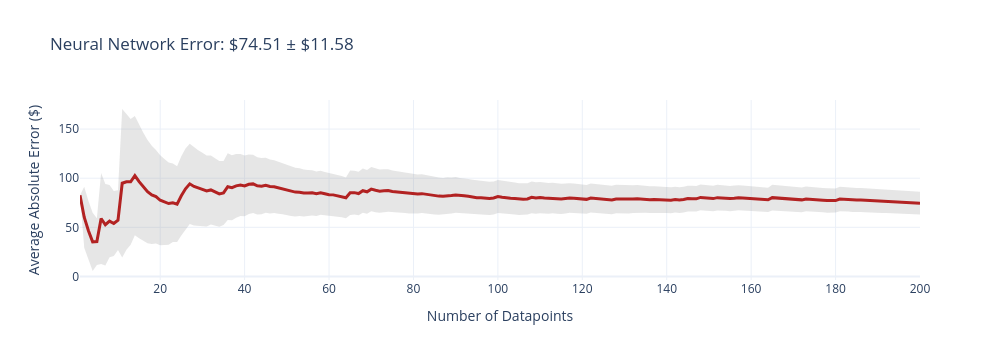
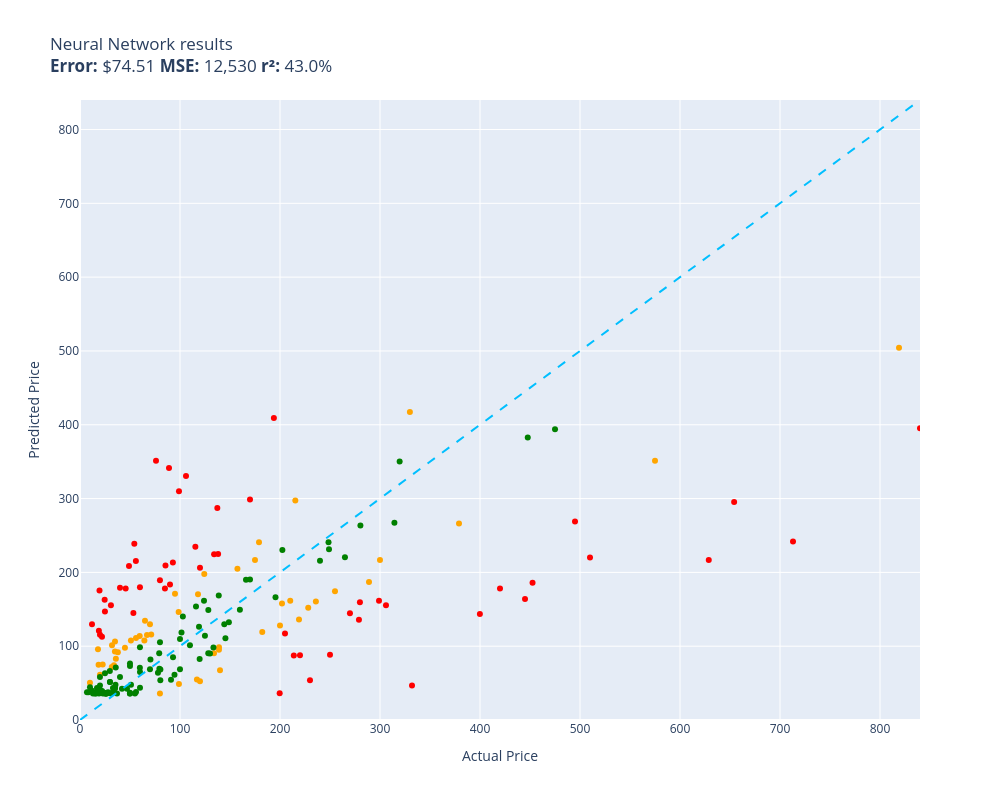

Notebook cell for these charts, in order:
### Code cell
evaluate(neural_network, test)

### Figure 1 — Plotly figure (JSON) as saved in the notebook; plotly's stock layout.template omitted (floating-point values rounded to 4 significant figures; data arrays with more than 128 entries replaced by an {"elided": "..."} marker saying what was removed)
{"data": [{"fill": "toself", "fillcolor": "rgba(128,128,128,0.2)", "hoverinfo": "skip", "line": {"color": "rgba(255,255,255,0)"}, "name": "95% CI", "showlegend": false, "type": "scatter", "x": {"elided": "400 int values"}, "y": {"elided": "400 float values"}}, {"customdata": {"elided": "200x1 float values"}, "hovertemplate": "n=%{x}<br>Avg Error=$%{y:,.2f}<br>±95% CI=$%{customdata[0]:,.2f}<extra></extra>", "line": {"color": "firebrick", "width": 3}, "mode": "lines", "name": "Cumulative Avg Error", "type": "scatter", "x": {"elided": "200 int values"}, "y": {"elided": "200 float values"}}], "layout": {"height": 360, "showlegend": false, "title": {"text": "Neural Network Error: $74.51 ± $11.58"}, "width": 1000, "xaxis": {"title": {"text": "Number of Datapoints"}}, "yaxis": {"title": {"text": "Average Absolute Error ($)"}}}}

### Figure 2 — Plotly figure (JSON) as saved in the notebook; plotly's stock layout.template omitted (floating-point values rounded to 4 significant figures)
{"data": [{"customdata": [["Old Blood Noise Excess V2 Distortion Cho...\nGuess=$136.28 Actual=$219.00"], ["ACDelco GM Original Equipment FW339 Fron...\nGuess=$297.32 Actual=$215.33"], ["Pump Head TBVECHI 175PSI 4KW 5.5HP 21CFM...\nGuess=$417.25 Actual=$329.90"], ["Metabo HPT 36V MultiVolt™ Cordless Rotar...\nGuess=$266.29 Actual=$379.00"], ["APS iBoard 6-inch Aluminum (Black Powder...\nGuess=$161.52 Actual=$210.23"], ["Intermatic PX300 12V 300W Transformer wi...\nGuess=$90.30 Actual=$134.00"], ["SKB iSeries 3i-13096-6KP Case for BlackM...\nGuess=$216.69 Actual=$174.99"], ["Aolemi Oil Rubbed Bronze Single Function...\nGuess=$146.45 Actual=$98.65"], ["Clementoni 39132.5 Jigsaw Puzzle 1,000 P...\nGuess=$35.87 Actual=$79.95"], ["10GBase-LR SFP+ Transceiver, Handar 10GB...\nGuess=$61.14 Actual=$19.99"], ["Canon EOS Rebel T7 Digital SLR Camera wi...\nGuess=$504.34 Actual=$819.00"], ["Evergreen HSHB2005 Cylinder Head Gasket ...\nGuess=$113.79 Actual=$59.69"], ["Southwire 120V/15A Right Angle User Atta...\nGuess=$91.83 Actual=$37.87"], ["Tidal Front + Rear Fender Flares 4PC Poc...\nGuess=$174.50 Actual=$254.99"], ["152MM Hole Saws M42 Bi-Metal High Speed ...\nGuess=$95.72 Actual=$17.99"], ["Baseball Backpacks Large 18 Inch Bookbag...\nGuess=$71.78 Actual=$31.77"], ["AUTOFREE LED Tail Lights Assembly Compat...\nGuess=$158.00 Actual=$201.99"], ["Sumerain S1339CM Double Handle Widesprea...\nGuess=$160.66 Actual=$235.86"], ["Beck/Arnley 0421945 Air Filter\nGuess=$82.85 Actual=$35.87"], ["Dell Optiplex 390 Desktop Computer i3 3....\nGuess=$197.76 Actual=$124.27"], ["IQShield Screen Protector Compatible wit...\nGuess=$50.46 Actual=$9.95"], ["Neporal Full Spectrum Light Bulb, 6000K ...\nGuess=$75.02 Actual=$18.59"], ["Pidoko Kids Train Table, Grey with 90 Pc...\nGuess=$52.37 Actual=$119.97"], ["Marvel Legends Series X-Men 6-Inch Archa...\nGuess=$48.79 Actual=$98.95"], ["ANZO USA 111207 GMC SIERRA 99-06 / YUKON...\nGuess=$119.33 Actual=$182.28"], ["Trim Kit for 2-handle Shower & Tub Valve...\nGuess=$171.03 Actual=$94.99"], ["Pioneer 2AM401-BN Two Handle Kitchen Fau...\nGuess=$151.97 Actual=$228.22"], ["LSSAGOON Backpack for Women Teen Kids Gi...\nGuess=$74.18 Actual=$33.99"], ["Grey Pneumatic 1311SD Impact Socket Set\nGuess=$204.94 Actual=$157.43"], ["Walker Exhaust Ultra EPA 16478 Direct Fi...\nGuess=$351.39 Actual=$574.99"], ["4pc Wheel Spacers Adapters 4\" (2inch Per...\nGuess=$54.77 Actual=$116.95"], ["Urth 62mm UV, Circular Polarizing (CPL),...\nGuess=$98.71 Actual=$139.00"], ["LSI Broadcom SAS 9300-8i 8-port 12Gb/s S...\nGuess=$170.26 Actual=$118.00"], ["Linkloos Solar Street Lights Outdoor Wat...\nGuess=$111.17 Actual=$55.99"], ["Universal Power Group 12V 100Ah Sealed L...\nGuess=$128.13 Actual=$199.99"], ["18 Inch White Undermount Kitchen Sink - ...\nGuess=$240.84 Actual=$179.00"], ["New Replacement seat cover fits Yamaha M...\nGuess=$95.15 Actual=$138.95"], ["Amana Tool - SC587 Carbide Tipped 3-Wing...\nGuess=$115.90 Actual=$71.23"], ["UPR Mach 1 Chin Spoiler Fits 94-98 Musta...\nGuess=$134.54 Actual=$64.99"], ["Skullcandy Hesh Evo Bluetooth Headphones...\nGuess=$129.68 Actual=$69.99"], ["LCD Screen for Dell Inspiron 17R 17.3\" H...\nGuess=$107.84 Actual=$64.37"], ["CTLAMP XL-2100 Professional Quality XL-2...\nGuess=$101.14 Actual=$32.00"], ["200 ' feet True 14 Gauge AWG CCA Speaker...\nGuess=$97.81 Actual=$44.95"], ["StonKraft Brass Chess Board Game Set wit...\nGuess=$67.42 Actual=$140.00"], ["Audio Techinca ATW-T1002 System 10 Handh...\nGuess=$186.81 Actual=$289.00"], ["Star Wars Die-Cast Metal TITANIUM Series...\nGuess=$75.21 Actual=$22.70"], ["HP Laserjet 2100 Laser Printer W/Test Pr...\nGuess=$216.89 Actual=$299.98"], ["KZ ZS10 Pro in Ear Monitor Headphone KZ ...\nGuess=$115.06 Actual=$66.99"], ["Jada Toys Ryan's World Combo Panda Airli...\nGuess=$92.66 Actual=$34.94"], ["Pyle 2x120 Watt Home Audio Speaker Power...\nGuess=$107.56 Actual=$50.92"], ["STICKGOO Peel and Stick Backsplash for K...\nGuess=$106.28 Actual=$34.99"]], "hovertemplate": "%{customdata[0]}<extra></extra>", "legendgroup": "orange", "marker": {"color": "orange", "size": 6, "symbol": "circle"}, "mode": "markers", "name": "orange", "orientation": "v", "showlegend": true, "type": "scatter", "x": [219.0, 215.3, 329.9, 379.0, 210.2, 134.0, 175.0, 98.65, 79.95, 19.99, 819.0, 59.69, 37.87, 255.0, 17.99, 31.77, 202.0, 235.9, 35.87, 124.3, 9.95, 18.59, 120.0, 98.95, 182.3, 94.99, 228.2, 33.99, 157.4, 575.0, 117.0, 139.0, 118.0, 55.99, 200.0, 179.0, 138.9, 71.23, 64.99, 69.99, 64.37, 32.0, 44.95, 140.0, 289.0, 22.7, 300.0, 66.99, 34.94, 50.92, 34.99], "xaxis": "x", "y": [136.3, 297.3, 417.2, 266.3, 161.5, 90.3, 216.7, 146.5, 35.87, 61.14, 504.3, 113.8, 91.83, 174.5, 95.72, 71.78, 158.0, 160.7, 82.85, 197.8, 50.46, 75.02, 52.37, 48.79, 119.3, 171.0, 152.0, 74.18, 204.9, 351.4, 54.77, 98.71, 170.3, 111.2, 128.1, 240.8, 95.15, 115.9, 134.5, 129.7, 107.8, 101.1, 97.81, 67.42, 186.8, 75.21, 216.9, 115.1, 92.66, 107.6, 106.3], "yaxis": "y"}, {"customdata": [["telpo Headlight Assembly Fit For 15 Camr...\nGuess=$153.81 Actual=$115.99"], ["NewPower99 Battery Kit for Samsung Galax...\nGuess=$35.80 Actual=$54.95"], ["EXMAX NG-10X Fresnel Lens Focusing Adapt...\nGuess=$68.68 Actual=$69.98"], ["Stand for Raven Pro Document Scanner - P...\nGuess=$66.51 Actual=$29.85"], ["SuppliesOutlet Compatible Toner Cartridg...\nGuess=$129.84 Actual=$144.29"], ["8544771 Dryer Heating Element, 279816 Th...\nGuess=$70.97 Actual=$35.74"], ["Panasonic KX-TG6511B DECT 6.0 PLUS Expan...\nGuess=$90.39 Actual=$79.20"], ["LOVE MEI Galaxy S10 Lite Case, Military ...\nGuess=$43.37 Actual=$32.98"], ["GJY Portable TV,10.6 inch Mini TV for AT...\nGuess=$69.50 Actual=$79.36"], ["LD Products Compatible Toner Cartridge R...\nGuess=$76.54 Actual=$49.98"], ["PEMP E65 E66 CDC Simulate Optical Fiber ...\nGuess=$126.38 Actual=$119.00"], ["CORSAIR Dominator Platinum RGB 32GB (2x1...\nGuess=$161.68 Actual=$124.00"], ["June Garden 12\" Sweet Dolly Charlotte - ...\nGuess=$40.54 Actual=$19.99"], ["GanFindX Portable Car Hand Controls for ...\nGuess=$149.54 Actual=$159.90"], ["KOMPUTERBAY 4GB 2X 2GB DDR2 1066MHz PC2-...\nGuess=$53.82 Actual=$80.34"], ["Mylites+ Standard Comic Book Mylar Sleev...\nGuess=$42.99 Actual=$34.99"], ["DALDED LED Light Kit for Lego Sonic Gree...\nGuess=$63.49 Actual=$24.99"], ["Wenger City Upgrade Laptop Backpack with...\nGuess=$110.75 Actual=$145.42"], ["Adams Check Payment and Deposit Register...\nGuess=$47.83 Actual=$35.49"], ["3D Tree Hole Branches 075 Stair Risers D...\nGuess=$90.16 Actual=$129.99"], ["KOHLER 18865-CP Filtered Water Faucet, P...\nGuess=$394.02 Actual=$475.00"], ["Fjallraven, Kanken Laptop 15\" Backpack f...\nGuess=$82.51 Actual=$119.65"], ["Retevis RT68 Soft Earhook Walkie Talkie ...\nGuess=$37.59 Actual=$6.99"], ["Evan-Fischer Front Bumper Cover Compatib...\nGuess=$230.19 Actual=$202.38"], ["Laisomeke Waterproof Junction Box, Unive...\nGuess=$39.77 Actual=$11.99"], ["Webcem Solar Shed Light Outdoor Indoor, ...\nGuess=$64.08 Actual=$77.96"], ["Festool 492370 Platin 2 S1000 Grit 6-Inc...\nGuess=$54.68 Actual=$91.00"], ["Western Digital Enterprise RE4-GP 2TB SA...\nGuess=$101.37 Actual=$109.95"], ["VLAND LED Smoked Taillights Compatible F...\nGuess=$215.75 Actual=$239.99"], ["PM Auto Front Right Quick Complete Strut...\nGuess=$114.22 Actual=$124.94"], ["Tablet PC Cover Compatible with Lenovo T...\nGuess=$35.80 Actual=$31.61"], ["Miyaya@ Funny Animal Masks Collection fo...\nGuess=$43.19 Actual=$16.99"], ["Ultra Duster Canned Air Net 10 Oz 6-Pack\nGuess=$35.80 Actual=$49.90"], ["Liberty Imports 12 Pack: US Military Toy...\nGuess=$38.03 Actual=$16.98"], ["Ceramic Talavera Mexican Tile 4x4\", 9 Pi...\nGuess=$51.41 Actual=$29.95"], ["Intrepid International Dressage Letters-...\nGuess=$36.68 Actual=$26.99"], ["LEGO Marvel Avengers War Machine Buster ...\nGuess=$98.66 Actual=$59.95"], ["KUNN Small Electrician Tool Pouch Utilit...\nGuess=$39.37 Actual=$21.99"], ["iPhone 12/12 Pro Nicaragua Guardabarranc...\nGuess=$46.89 Actual=$19.97"], ["Replacement Remote Control for PANASONIC...\nGuess=$43.46 Actual=$34.95"], ["KS K-STORM Replacement Silicone Mushroom...\nGuess=$37.72 Actual=$8.50"], ["4LT LUMINETTE Vanity Opal GLS BSN\nGuess=$109.59 Actual=$99.99"], ["GE RPWF SmartWater Comparable Refrigerat...\nGuess=$35.94 Actual=$36.99"], ["MGP Caliper Covers 39011SACURD Red Powde...\nGuess=$231.31 Actual=$249.00"], ["NewFantasia Replacement Audio Cable with...\nGuess=$35.80 Actual=$31.00"], ["MONOCARBON Forged Carbon Fiber Case for ...\nGuess=$43.80 Actual=$59.99"], ["AC Compressor & A/C Kit For BMW 335i 335...\nGuess=$267.26 Actual=$314.41"], ["DuraGo 29515020 Front Hub Assembly\nGuess=$149.13 Actual=$128.34"], ["MXR Carbon Copy Deluxe Analog Delay Guit...\nGuess=$166.33 Actual=$195.50"], ["Chalkboard Name Badges with Magnetic Bac...\nGuess=$58.29 Actual=$19.95"], ["GENUINE VOLVO THERMOSTAT (3.0, 3.2) S60 ...\nGuess=$140.33 Actual=$102.85"], ["USB Charger, CIVIE High Speed 60W Multip...\nGuess=$35.80 Actual=$15.99"], ["Pyle Wireless Rear View Backup Camera - ...\nGuess=$81.94 Actual=$70.45"], ["Cardone 84-58642 New HEI Electronic Dist...\nGuess=$190.00 Actual=$165.99"], ["Hp Pavilion P7-1257c Motherboard Aahd3-h...\nGuess=$70.85 Actual=$59.86"], ["Kastar Battery Pack Replacement for Sony...\nGuess=$37.15 Actual=$19.99"], ["AZX Stylus Pencil for Apple iPad Pro 202...\nGuess=$51.57 Actual=$29.99"], ["Raspberry Pi 3 Model B+ Aluminum Case Me...\nGuess=$36.06 Actual=$14.99"], ["ROHL WSGUM3018WH Wire Sink Grids, White\nGuess=$90.47 Actual=$128.28"], ["Diversitech UC2436-3 Ultralite Condenser...\nGuess=$68.55 Actual=$80.39"], ["APS iBoard (304 Stainless Steel Polished...\nGuess=$220.59 Actual=$264.95"], ["200 Couples Conversation Cards - Enjoy B...\nGuess=$37.91 Actual=$32.97"], ["The Puppet Company - Carpet-Unicorn, Whi...\nGuess=$35.80 Actual=$19.00"], ["KYX Racing Hardened Steel Center Drive S...\nGuess=$42.46 Actual=$46.99"], ["Baumgartens Sicurix Blank PVC ID Cards (...\nGuess=$41.17 Actual=$19.11"], ["OEM Samsung Remote Control Shipped with ...\nGuess=$37.88 Actual=$56.00"], ["Venom Power Terra Hunter R/T+ R/T All-Te...\nGuess=$350.22 Actual=$319.65"], ["Custom Engagement Logo Desk Embosser Sea...\nGuess=$36.94 Actual=$49.95"], ["520 Pieces Christmas Envelope Seal Stick...\nGuess=$35.80 Actual=$25.99"], ["LD Compatible Ink Cartridge Replacement ...\nGuess=$42.24 Actual=$41.99"], ["BestPricedDecals Wine A BIT, You'll Feel...\nGuess=$35.80 Actual=$12.98"], ["VATOS 4 Packs Bubble Machine Gun for Kid...\nGuess=$35.91 Actual=$22.88"], ["Steering Wheel, Carbon Fiber Automotive ...\nGuess=$382.87 Actual=$447.74"], ["BXYJY for Samsung Galaxy Z Fold 3 Case w...\nGuess=$35.93 Actual=$49.99"], ["VONADO Space Wars Colonial Viper MK1 Bui...\nGuess=$58.40 Actual=$39.99"], ["Replacement Remote Control fit for Sony ...\nGuess=$44.20 Actual=$9.99"], ["Disney Princess Sparkling Princess Sleep...\nGuess=$35.80 Actual=$24.95"], ["sabermaster TCG Playmat yugioh playmat T...\nGuess=$38.70 Actual=$21.99"], ["DuraGo BR5330 Front Vented Disc Brake Ro...\nGuess=$118.66 Actual=$101.51"], ["Vinyl Soft Top Roll-up Adjustable Truck ...\nGuess=$132.35 Actual=$148.88"], ["Glovion Music Stand Light, Clip On Piano...\nGuess=$37.75 Actual=$27.99"], ["Samsung DA97-07603B Freezer Ice Maker As...\nGuess=$85.04 Actual=$93.02"], ["Intex River Run Connect Lounge (Four)\nGuess=$61.40 Actual=$94.49"], ["Think Gizmos Build Your Own Robot Toys f...\nGuess=$36.53 Actual=$24.95"], ["PowerSport Front Rear Brakes and Rotors ...\nGuess=$240.76 Actual=$248.51"], ["Viola Bow 4/4 Full Size Carbon Fiber (Bl...\nGuess=$73.29 Actual=$49.99"], ["Targus CityGear Durable Backpack, Black,...\nGuess=$98.31 Actual=$133.43"], ["Fender Hendrix Voodoo Child Coiled Instr...\nGuess=$64.97 Actual=$59.99"], ["W11130208 W10695459 Refrigerator LED Mod...\nGuess=$35.80 Actual=$26.59"], ["Garmin 010-12402-10 GT15M-TM Transom-Mou...\nGuess=$168.54 Actual=$138.74"], ["Fitness Center Gym Room Weight Train Dua...\nGuess=$68.82 Actual=$99.99"], ["MonMount Triple Monitor Stand Freestandi...\nGuess=$105.42 Actual=$79.99"], ["Xiaomi Redmi 10 2022 NFC 4G LTE (128GB +...\nGuess=$190.27 Actual=$169.99"], ["For Volvo C70 S70 V70 V40 S40 AC Compres...\nGuess=$263.67 Actual=$280.41"], ["Refresh NSF-53 Premium Replacement Refri...\nGuess=$47.64 Actual=$50.99"], ["NICKSTON Red Sparkling Glitter Slim Band...\nGuess=$36.03 Actual=$25.99"]], "hovertemplate": "%{customdata[0]}<extra></extra>", "legendgroup": "green", "marker": {"color": "green", "size": 6, "symbol": "circle"}, "mode": "markers", "name": "green", "orientation": "v", "showlegend": true, "type": "scatter", "x": [116.0, 54.95, 69.98, 29.85, 144.3, 35.74, 79.2, 32.98, 79.36, 49.98, 119.0, 124.0, 19.99, 159.9, 80.34, 34.99, 24.99, 145.4, 35.49, 130.0, 475.0, 119.7, 6.99, 202.4, 11.99, 77.96, 91.0, 110.0, 240.0, 124.9, 31.61, 16.99, 49.9, 16.98, 29.95, 26.99, 59.95, 21.99, 19.97, 34.95, 8.5, 99.99, 36.99, 249.0, 31.0, 59.99, 314.4, 128.3, 195.5, 19.95, 102.8, 15.99, 70.45, 166.0, 59.86, 19.99, 29.99, 14.99, 128.3, 80.39, 264.9, 32.97, 19.0, 46.99, 19.11, 56.0, 319.6, 49.95, 25.99, 41.99, 12.98, 22.88, 447.7, 49.99, 39.99, 9.99, 24.95, 21.99, 101.5, 148.9, 27.99, 93.02, 94.49, 24.95, 248.5, 49.99, 133.4, 59.99, 26.59, 138.7, 99.99, 79.99, 170.0, 280.4, 50.99, 25.99], "xaxis": "x", "y": [153.8, 35.8, 68.68, 66.51, 129.8, 70.97, 90.39, 43.37, 69.5, 76.54, 126.4, 161.7, 40.54, 149.5, 53.82, 42.99, 63.49, 110.8, 47.83, 90.16, 394.0, 82.51, 37.59, 230.2, 39.77, 64.08, 54.68, 101.4, 215.7, 114.2, 35.8, 43.19, 35.8, 38.03, 51.41, 36.68, 98.66, 39.37, 46.89, 43.46, 37.72, 109.6, 35.94, 231.3, 35.8, 43.8, 267.3, 149.1, 166.3, 58.29, 140.3, 35.8, 81.94, 190.0, 70.85, 37.15, 51.57, 36.06, 90.47, 68.55, 220.6, 37.91, 35.8, 42.46, 41.17, 37.88, 350.2, 36.94, 35.8, 42.24, 35.8, 35.91, 382.9, 35.93, 58.4, 44.2, 35.8, 38.7, 118.7, 132.3, 37.75, 85.04, 61.4, 36.53, 240.8, 73.29, 98.31, 64.97, 35.8, 168.5, 68.82, 105.4, 190.3, 263.7, 47.64, 36.03], "yaxis": "y"}, {"customdata": [["RBC12-UPC Replacement Battery Cartridge ...\nGuess=$53.78 Actual=$229.99"], ["Bam France 2002XL Contoured Hightech Bla...\nGuess=$241.92 Actual=$713.00"], ["46mm Digital Pro High-Resolution Close-U...\nGuess=$115.63 Actual=$19.99"], ["Innovative Percussion CB-6 Chamois Bass ...\nGuess=$238.80 Actual=$54.32"], ["HK SYSTEMS 13\" Heavy Duty Black \"Push\" O...\nGuess=$178.13 Actual=$84.95"], ["Bam Trekking 3027SB Single Black Clarine...\nGuess=$46.78 Actual=$332.00"], ["DEWALT 20V MAX* XR Impact Driver with Bl...\nGuess=$185.98 Actual=$452.53"], ["Mini PC, Kinupute Desktop Computer E3-12...\nGuess=$268.79 Actual=$495.00"], ["Deco Mount Pro Tripod Microphone Stand w...\nGuess=$179.79 Actual=$59.95"], ["Scranton & Co 3 Drawer Mobile File Cabin...\nGuess=$234.71 Actual=$115.35"], ["Task T24287 Roman Ogee Router Bit with 1...\nGuess=$215.42 Actual=$55.88"], ["Travelpro Platinum Elite Slim Business L...\nGuess=$87.42 Actual=$213.83"], ["JRready ST6313 DT Deutsch Connector Kit,...\nGuess=$36.13 Actual=$199.68"], ["15\" Locking Shower Head Extension Arm in...\nGuess=$189.46 Actual=$79.95"], ["Dakota Alert MURS Alert Probe Sensor - M...\nGuess=$87.62 Actual=$219.99"], ["Projector, CRAZVIEW Projector with WiFi ...\nGuess=$144.99 Actual=$53.40"], ["Diversitech WG840585 Motor, (Ddb) 1/3Hp,...\nGuess=$224.71 Actual=$134.12"], ["MC: Pindicator (Dual Intensity Amber)\nGuess=$179.21 Actual=$40.00"], ["Poison Spyder 10-08-020 Rocker Knocker\nGuess=$216.93 Actual=$628.76"], ["DIMARZIO 204284 DP 163FBK Blues Bucker G...\nGuess=$183.75 Actual=$89.99"], ["Lighted Triangle Mirror Cabinet Bathroom...\nGuess=$163.81 Actual=$445.00"], ["BESTILL Wall Mounted Shower Faucet Set, ...\nGuess=$351.25 Actual=$76.00"], ["Trail Gear Twin Stick Kit for Top Shift ...\nGuess=$159.42 Actual=$279.92"], ["Engine Thermostat, Replace 19301-PAA-306...\nGuess=$121.03 Actual=$18.89"], ["Satco S9596, 4 Count (Pack of 1), 4.18\nGuess=$129.67 Actual=$12.00"], ["Kingston Brass KS269SN Kingston Clawfoot...\nGuess=$155.57 Actual=$305.99"], ["EMART Photography C Stand with Boom Arm,...\nGuess=$206.32 Actual=$119.99"], ["KOHLER K-1185540-CP Assembly-Slider\nGuess=$178.06 Actual=$45.67"], ["Aeromotive 13304 Regulator, X1 Adjustabl...\nGuess=$144.72 Actual=$269.95"], ["Royal Designs, Inc. Decorative Abundant ...\nGuess=$146.91 Actual=$24.95"], ["Canon Sure Shot 90u 35mm Date Camera\nGuess=$143.50 Actual=$399.89"], ["Mikrotik RB3011UIAS-RM RouterBOARD 10xGi...\nGuess=$161.40 Actual=$299.00"], ["Wilkinson LOW GAUSS Vintage Tone Strat S...\nGuess=$155.43 Actual=$30.93"], ["Ibanez M510OVS Acoustic Mandolin in Vint...\nGuess=$298.91 Actual=$169.99"], ["Berta (6 Pieces) 1-1/4 inch Overlay, 90 ...\nGuess=$162.76 Actual=$24.66"], ["CradlePoint Compact Broadband Router (CB...\nGuess=$341.38 Actual=$89.00"], ["Auertech Portable Washing Machine, 14lbs...\nGuess=$309.76 Actual=$98.99"], ["Evan Fischer Radiator Cooling Fan Assemb...\nGuess=$287.34 Actual=$137.34"], ["ECCPP Power Steering Pump for 2009-2010 ...\nGuess=$209.29 Actual=$85.48"], ["SP Air Corporation SP-8102BU 1/4-Inch He...\nGuess=$117.13 Actual=$204.99"], ["ASUS VY279HE-W 27” 1080P Monitor - White...\nGuess=$224.75 Actual=$138.10"], ["Music Hall pa15.3 MM/MC Phono Preamplifi...\nGuess=$88.29 Actual=$250.00"], ["Lorell Bell Chair Glide, 2.5\", Black\nGuess=$175.61 Actual=$19.50"], ["4 Inches Rolled Muffler Tip Catback Exha...\nGuess=$409.21 Actual=$193.88"], ["Competition Clutch Disc and Pressure Pla...\nGuess=$220.23 Actual=$510.00"], ["KUNFINE Android Radio CarPlay & Android ...\nGuess=$330.67 Actual=$106.00"], ["VIPMOTOZ Sequential Turn Signal Premium ...\nGuess=$135.79 Actual=$278.94"], ["A-Premium Front Suspension Steering Knuc...\nGuess=$208.58 Actual=$48.99"], ["Dell XPS 13 9343-2727SLV 13.3\" Full HD S...\nGuess=$395.32 Actual=$839.99"], ["Pacific Drums PDCM1618TTRB 16 x 18 Inche...\nGuess=$178.24 Actual=$419.99"], ["Blanco 230966 Valea Stainless Steel Sink...\nGuess=$213.54 Actual=$92.88"], ["Empava 24\" Single Wall Ovens 10 Cooking ...\nGuess=$295.40 Actual=$654.14"], ["VTech Strum and Jam Kidi Musical Guitar ...\nGuess=$112.65 Actual=$21.99"]], "hovertemplate": "%{customdata[0]}<extra></extra>", "legendgroup": "red", "marker": {"color": "red", "size": 6, "symbol": "circle"}, "mode": "markers", "name": "red", "orientation": "v", "showlegend": true, "type": "scatter", "x": [230.0, 713.0, 19.99, 54.32, 84.95, 332.0, 452.5, 495.0, 59.95, 115.3, 55.88, 213.8, 199.7, 79.95, 220.0, 53.4, 134.1, 40.0, 628.8, 89.99, 445.0, 76.0, 279.9, 18.89, 12.0, 306.0, 120.0, 45.67, 269.9, 24.95, 399.9, 299.0, 30.93, 170.0, 24.66, 89.0, 98.99, 137.3, 85.48, 205.0, 138.1, 250.0, 19.5, 193.9, 510.0, 106.0, 278.9, 48.99, 840.0, 420.0, 92.88, 654.1, 21.99], "xaxis": "x", "y": [53.78, 241.9, 115.6, 238.8, 178.1, 46.78, 186.0, 268.8, 179.8, 234.7, 215.4, 87.42, 36.13, 189.5, 87.62, 145.0, 224.7, 179.2, 216.9, 183.7, 163.8, 351.3, 159.4, 121.0, 129.7, 155.6, 206.3, 178.1, 144.7, 146.9, 143.5, 161.4, 155.4, 298.9, 162.8, 341.4, 309.8, 287.3, 209.3, 117.1, 224.7, 88.29, 175.6, 409.2, 220.2, 330.7, 135.8, 208.6, 395.3, 178.2, 213.5, 295.4, 112.6], "yaxis": "y"}, {"hoverinfo": "skip", "line": {"color": "deepskyblue", "dash": "dash", "width": 2}, "mode": "lines", "name": "y = x", "showlegend": false, "type": "scatter", "x": [0, 840.0], "y": [0, 840.0]}], "layout": {"height": 800, "legend": {"title": {"text": "color"}, "tracegroupgap": 0}, "showlegend": false, "title": {"text": "Neural Network results<br><b>Error:</b> $74.51 <b>MSE:</b> 12,530 <b>r²:</b> 43.0%"}, "width": 1000, "xaxis": {"anchor": "y", "domain": [0, 1], "range": [0, 840.0], "title": {"text": "Actual Price"}}, "yaxis": {"anchor": "x", "domain": [0, 1], "range": [0, 840.0], "title": {"text": "Predicted Price"}}}}
